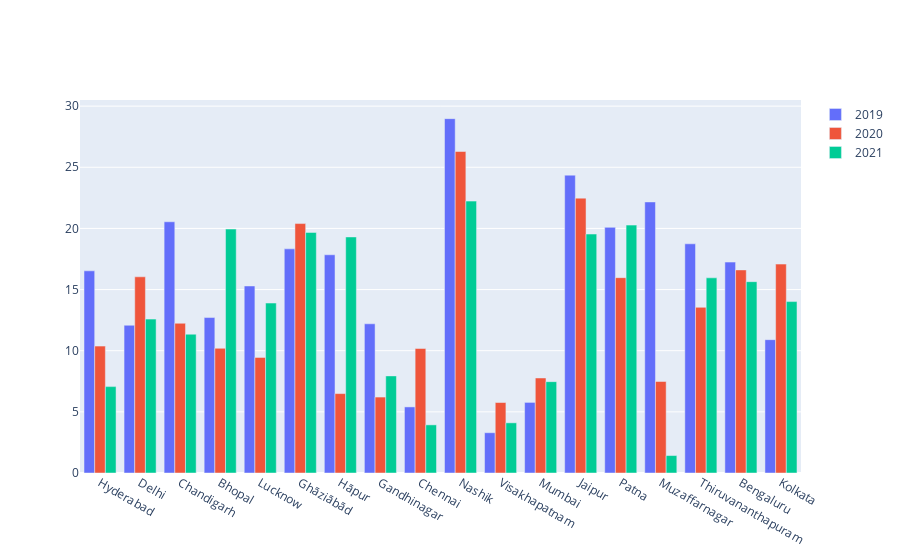

Notebook code for this chart:
### Code cell
cities = list(df19.City.unique())

fig = go.Figure(data=[go.Bar(name="2019", x=cities, y= list(df19_avg["o3"]), ),
go.Bar(name="2020", x=cities, y= list(df20_avg["o3"])),
go.Bar(name="2021", x=cities, y= list(df21_avg["o3"]))])

fig.update_layout(barmode='group')
fig.show()

### Figure 1 — Plotly figure (JSON) as saved in the notebook; plotly's stock layout.template omitted (floating-point values rounded to 4 significant figures)
{"data": [{"name": "2019", "type": "bar", "x": ["Hyderabad", "Delhi", "Chandigarh", "Bhopal", "Lucknow", "Ghāziābād", "Hāpur", "Gandhinagar", "Chennai", "Nashik", "Visakhapatnam", "Mumbai", "Jaipur", "Patna", "Muzaffarnagar", "Thiruvananthapuram", "Bengaluru", "Kolkata"], "y": [16.53, 12.08, 20.54, 12.71, 15.29, 18.33, 17.85, 12.2, 5.405, 28.98, 3.295, 5.773, 24.36, 20.09, 22.17, 18.74, 17.25, 10.9]}, {"name": "2020", "type": "bar", "x": ["Hyderabad", "Delhi", "Chandigarh", "Bhopal", "Lucknow", "Ghāziābād", "Hāpur", "Gandhinagar", "Chennai", "Nashik", "Visakhapatnam", "Mumbai", "Jaipur", "Patna", "Muzaffarnagar", "Thiruvananthapuram", "Bengaluru", "Kolkata"], "y": [10.38, 16.04, 12.24, 10.2, 9.453, 20.4, 6.493, 6.21, 10.18, 26.29, 5.763, 7.77, 22.48, 15.97, 7.483, 13.55, 16.61, 17.08]}, {"name": "2021", "type": "bar", "x": ["Hyderabad", "Delhi", "Chandigarh", "Bhopal", "Lucknow", "Ghāziābād", "Hāpur", "Gandhinagar", "Chennai", "Nashik", "Visakhapatnam", "Mumbai", "Jaipur", "Patna", "Muzaffarnagar", "Thiruvananthapuram", "Bengaluru", "Kolkata"], "y": [7.063, 12.58, 11.35, 19.95, 13.9, 19.67, 19.3, 7.94, 3.937, 22.23, 4.103, 7.47, 19.54, 20.27, 1.427, 15.96, 15.65, 14.02]}], "layout": {"barmode": "group"}}
